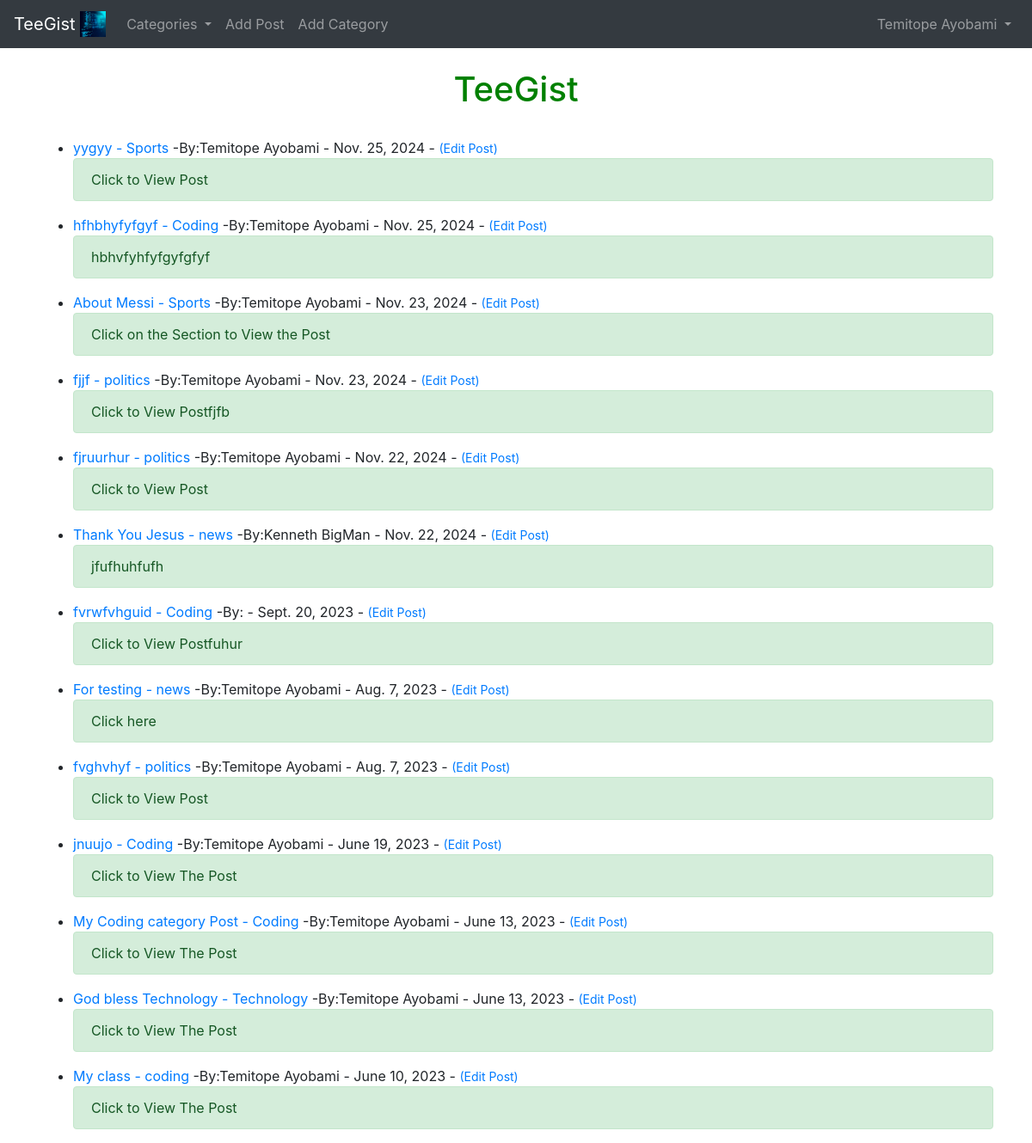
Screenshot of / (signed in) with the database file from the repository.
### app_folder/models.py (models this page shows, shortened)
class Post(models.Model):
    title = models.CharField(max_length=250)
    upload_image = models.ImageField(null=True, blank=True, upload_to ='images/')
    title_tag = models.CharField(max_length=250, default='This is a blog Web App!')
    author = models.ForeignKey(User, on_delete=models.CASCADE)
    body = RichTextField(blank=True, null=True)
    posted_at = models.DateField(auto_now_add=True)
    category = models.CharField(max_length=255, default='Technology')
    snippet = models.CharField(max_length=255, default="Click to View Post")
    likes = models.ManyToManyField(User, related_name='blog_posts')

### app_folder/views.py (the view)
# urls.py: path('', HomeView.as_view(), name = 'home'),
class HomeView(ListView):
    model = Post
    template_name = 'apps/home.html'
    ordering = ['-posted_at']
    def get_context_data(self, *args, **kwargs):
        cat_menu = Category.objects.all()
        context = super(HomeView, self).get_context_data(*args, **kwargs)
        context["cat_menu"] = cat_menu
        return context

### app_folder/models.py (called while the page is built)
    def __str__(self):
        return self.name

### app_folder/templates/apps/home.html (shortened to what this page needs)
{% extends 'blogs/base.html' %}
{% block content %}
<br/>
<h1 class = "container " style = "color:green; text-align:center;"> TeeGist </h1> <br/>
{% for post in object_list %}
<ul>
<li> <a href = "{% url 'details' post.pk %}">{{ post.title }} </a>
          <a href = "{% url 'category' post.category|slugify %}">- {{ post.category }}</a>
     -By:{{ post.author.first_name }}
      {{ post.author.last_name }} -
      {{ post.posted_at }} -
      {% if user.is_authenticated %}
      <small>
      <a href = "{% url 'edit_post' post.pk%}"> (Edit Post)</a>
      </small>
      {% endif %}
 <br/>
</li>
<a href = "{% url 'details' post.pk %}">
     <div class="alert alert-success" role="alert">
          {{ post.snippet }}
     </div>
</a>
</ul>
{% endfor %}
{% endblock %}

### project_folder/templates/blogs/base.html (shortened to what this page needs)
{% load static %}
<!doctype html>
<html lang="en">
  <head>
    <link rel="stylesheet" href="https://cdn.jsdelivr.net/npm/bootstrap@4.6.2/dist/css/bootstrap.min.css">
  </head>
  <body>
    <nav class="navbar navbar-expand-lg navbar-dark bg-dark">
        <a class="navbar-brand" href="{% url 'home' %}">TeeGist
          <img src="{% static 'theblog/img/code.jpeg' %}" width="30" height="30" class="d-inline-block align-top" alt="">
        </a>
        <div class="collapse navbar-collapse" id="navbarSupportedContent">
          <ul class="navbar-nav mr-auto">
            {% if cat_menu %}
            <li class="nav-item dropdown">
              <a class="nav-link dropdown-toggle" href="#" role="button" data-toggle="dropdown" aria-expanded="false">
                Categories
              </a>
            </li>
            {% else %}
            <li class="nav-item">
              <a class="nav-link" href="{% url 'category-list' %}">Categories</a>
            </li>
            {% endif %}
            {% if user.is_authenticated %}
            <li class="nav-item">
              <a class="nav-link" href="{% url 'add_blog' %}">Add Post</a>
            </li>
            <li class="nav-item">
              <a class="nav-link" href="{% url 'add_category' %}">Add Category</a>
            </li>
            {% endif %}
          </ul>
          {% if user.is_authenticated %}
          <ul class="navbar-nav ml-auto">
            <li class="nav-item dropdown">
              <a class="nav-link dropdown-toggle" href="#" role="button" data-toggle="dropdown" aria-expanded="false">
                {{ user.first_name }}
                {{ user.last_name }}
              </a>
            </li>
          </ul>
          {% endif %}
        </div>
      </nav>
    <div class = 'container'>
         {% block content %}
        {% endblock %}
    </div>
  </body>
</html>

### rows the page displays
Post: title "yygyy", category "Sports", author.first_name "Temitope", author.last_name "Ayobami", posted_at "Nov. 25, 2024", snippet "Click to View Post"
Post: title "hfhbhyfyfgyf", category "Coding", author.first_name "Temitope", author.last_name "Ayobami", posted_at "Nov. 25, 2024", snippet "hbhvfyhfyfgyfgfyf"
Post: title "About Messi", category "Sports", author.first_name "Temitope", author.last_name "Ayobami", posted_at "Nov. 23, 2024", snippet "Click on the Section to View the Post"
Post: title "fjjf", category "politics", author.first_name "Temitope", author.last_name "Ayobami", posted_at "Nov. 23, 2024", snippet "Click to View Postfjfb"
Post: title "fjruurhur", category "politics", author.first_name "Temitope", author.last_name "Ayobami", posted_at "Nov. 22, 2024", snippet "Click to View Post"
Post: title "Thank You Jesus", category "news", author.first_name "Kenneth", author.last_name "BigMan", posted_at "Nov. 22, 2024", snippet "jfufhuhfufh"
Post: title "fvrwfvhguid", category "Coding", posted_at "Sept. 20, 2023", snippet "Click to View Postfuhur"
Post: title "For testing", category "news", author.first_name "Temitope", author.last_name "Ayobami", posted_at "Aug. 7, 2023", snippet "Click here"
Post: title "fvghvhyf", category "politics", author.first_name "Temitope", author.last_name "Ayobami", posted_at "Aug. 7, 2023", snippet "Click to View Post"
Post: title "jnuujo", category "Coding", author.first_name "Temitope", author.last_name "Ayobami", posted_at "June 19, 2023", snippet "Click to View The Post"
Post: title "My Coding category Post", category "Coding", author.first_name "Temitope", author.last_name "Ayobami", posted_at "June 13, 2023", snippet "Click to View The Post"
Post: title "God bless Technology", category "Technology", author.first_name "Temitope", author.last_name "Ayobami", posted_at "June 13, 2023", snippet "Click to View The Post"
Post: title "My class", category "coding", author.first_name "Temitope", author.last_name "Ayobami", posted_at "June 10, 2023", snippet "Click to View The Post"

### other values shown
{{ user.first_name }} "Temitope"
{{ user.last_name }} "Ayobami"
